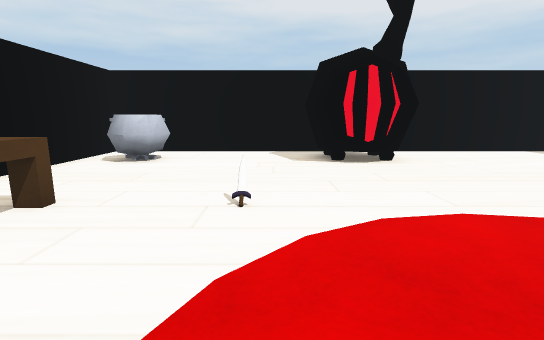
view 1 (above)

14 first-person views from a walk through a 3-D level made in the Unity game engine. The camera is 1.2 m above the floor, tilts 10° down and sees 85° across. The floor is counted in squares, 1 m on a side. Each view is taken from the middle of a square. On the plan, view 1 faces up. The plan holds only what a view shows up to about 13 squares ahead; the rest is blank. Some surface patterns are stand-ins.

view 2
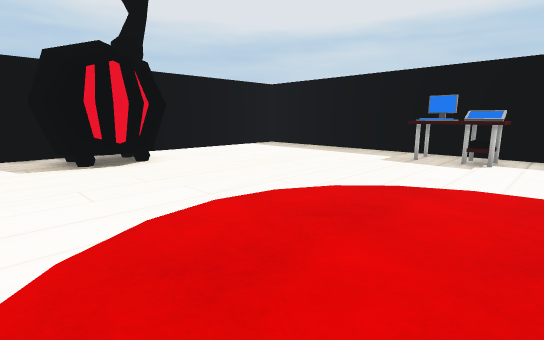

view 3
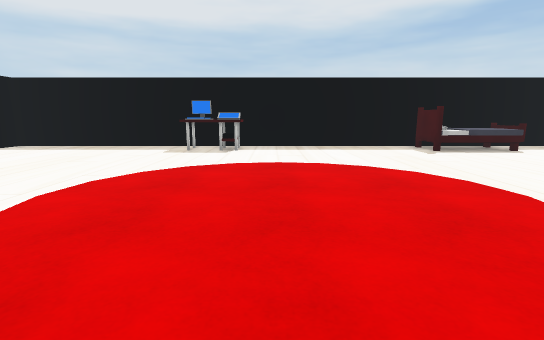

view 4
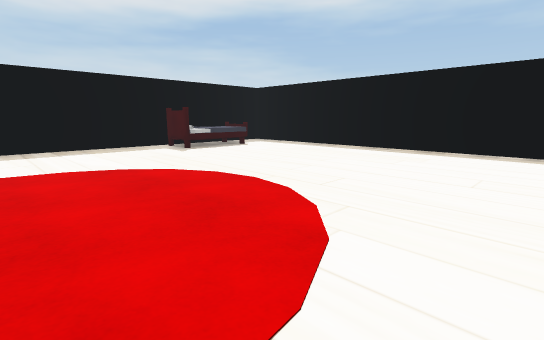

view 5
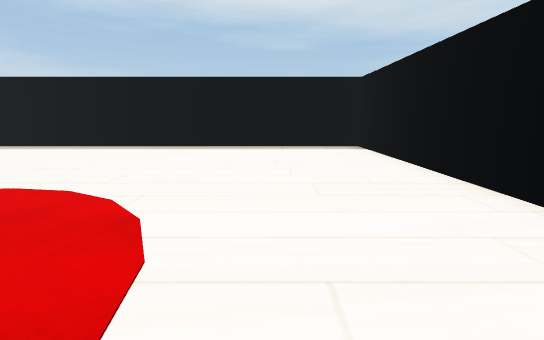

view 6
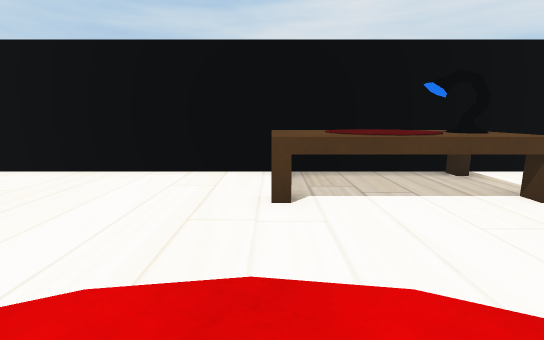

view 7
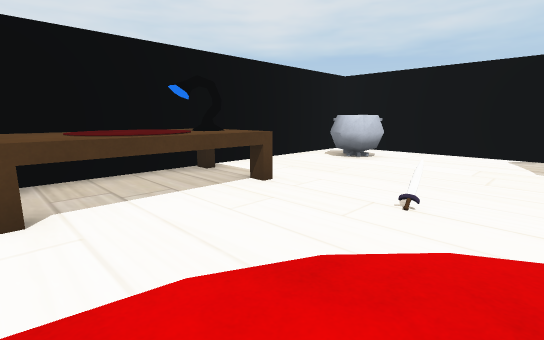

view 8
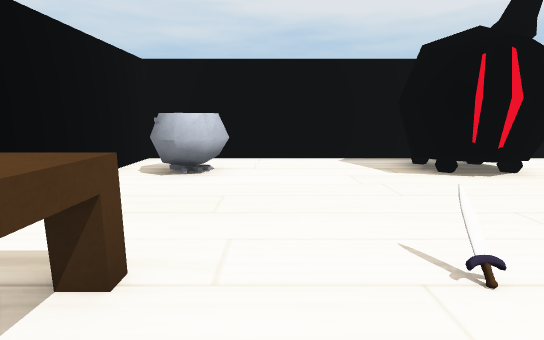

view 9
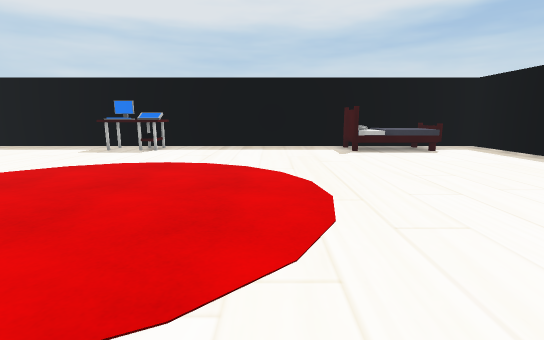

view 10
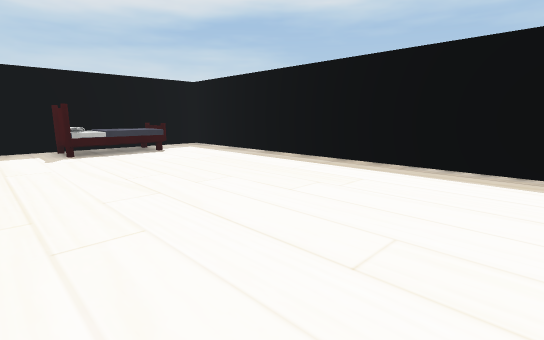

view 11
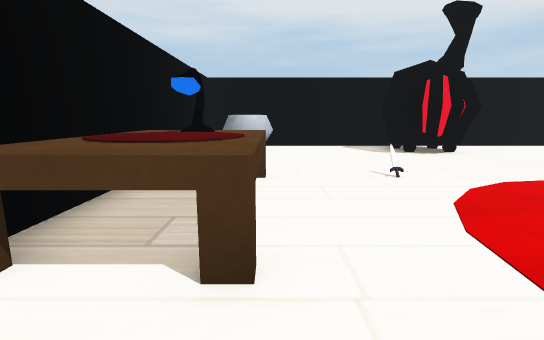

view 12
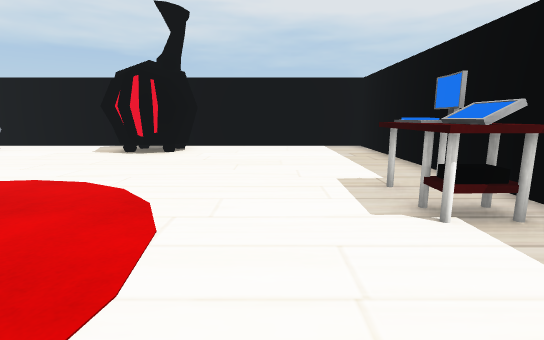

view 13
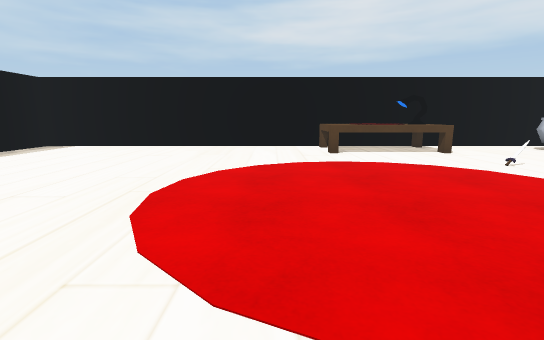

view 14
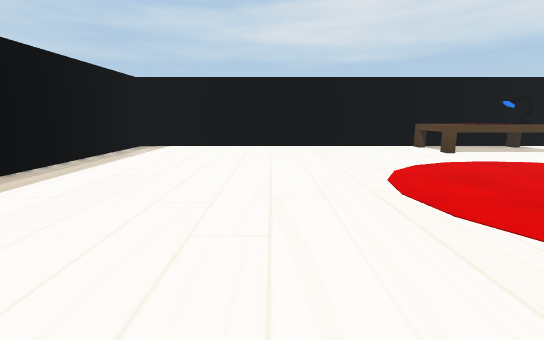

### Floor plan
Points are (right, up) in squares from view 1. A wall is a line through its corners. A room is listed if a view was taken in it or the views show most of it. See-through windows are left out.
Room 1 (views 1, 2, 3, 4, 5, 6, 7, 8, 9, 10, 11, 12, 13, 14)
walls: (10.8, -11.6) (10.8, 10.8) (-5.7, 10.8) (-5.7, -11.6) (10.8, -11.6)
objects: table (-5, 0) to (-3, 4); other object (-4, 8) to (-3, 9); sword (0, 4); other object (1, 8) to (4, 10); other object (4, 10); bed (9, -9) to (10, -6); table (9, 1) to (10, 3)

Positions as (right, up) in squares from view 1, and headings:
1: (0, 0), facing up
2: (0, 0), facing up-right
3: (-2, 0), facing right
4: (-2, 0), facing down-right
5: (-2, 1), facing down
6: (1, 0), facing left
7: (1, 0), facing up-left
8: (-2, 2), facing up
9: (-2, -3), facing right
10: (-2, -4), facing down-right
11: (-3, -2), facing up
12: (7, -2), facing up
13: (7, -2), facing left
14: (7, -6), facing left
